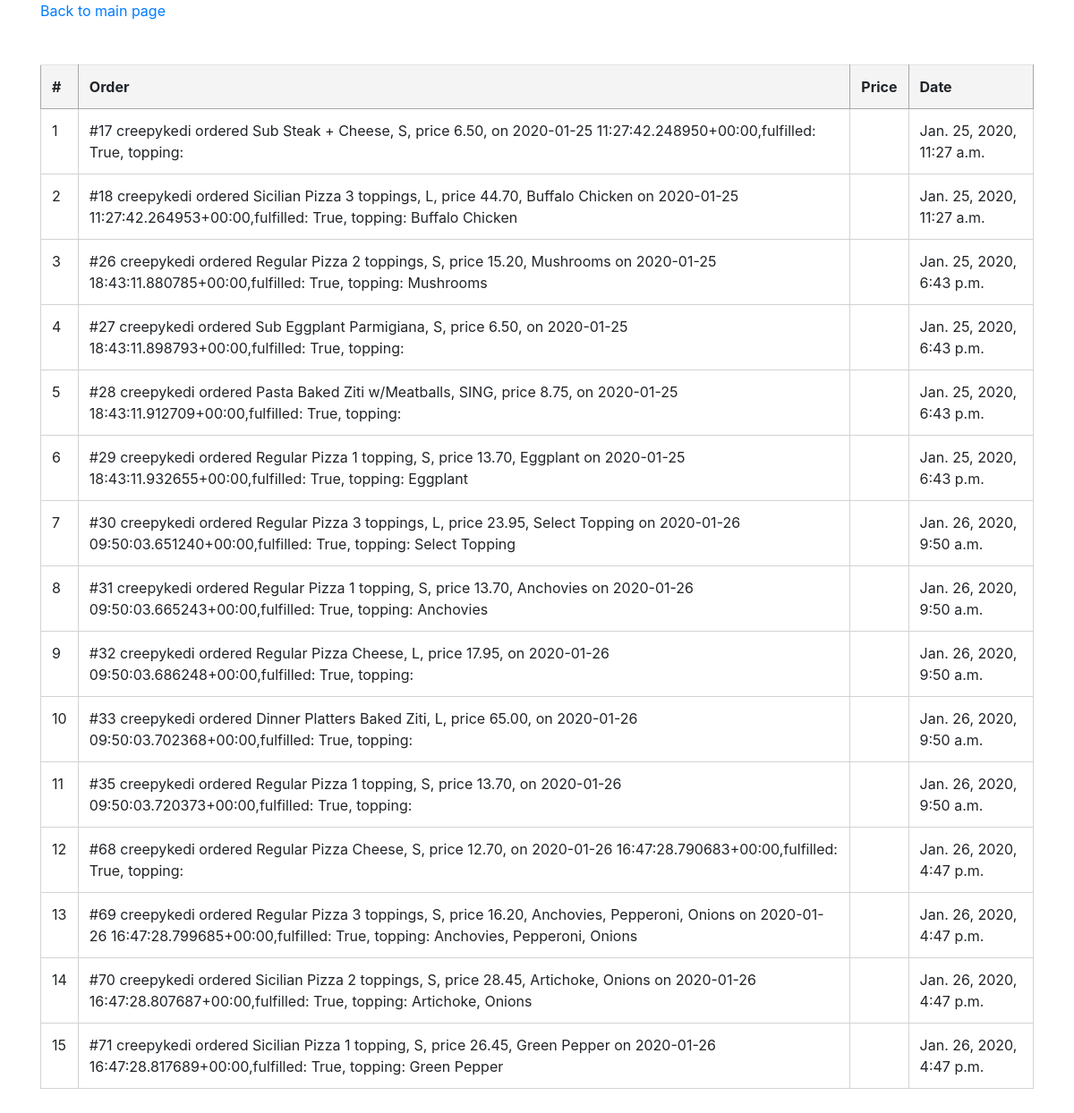
The app's page /my_orders (signed in), older data.
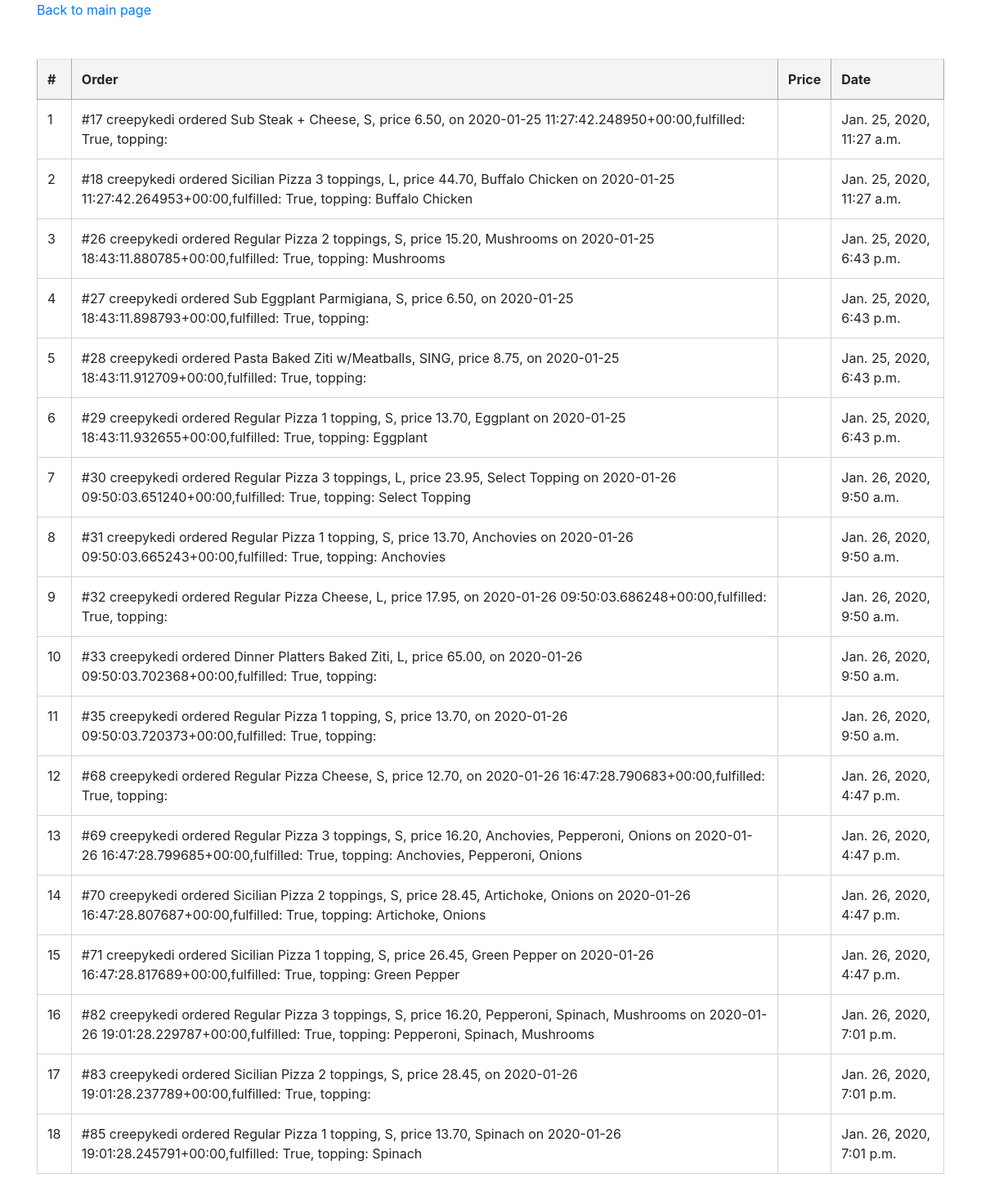
The same page, newer data.
### orders/models.py (models this page shows, shortened)
class Order(models.Model):
    choices = [
        ('Sausage', 'Sausage'),
        ('Pepperoni', 'Pepperoni'),
        ('Mushrooms', 'Mushrooms'),
        ('Onions', 'Onions'),
        ('Ham', 'Ham'),
        ('Canadian', 'Canadian Bacon'),
        ('Spinach', 'Spinach'),
        ('Tomato', 'Tomato & Basil'),
        ('Green', 'Green Pepper'),
        ('Anchovies', 'Anchovies'),
        ('Artichoke', 'Artichoke'),
        ('Buffalo', 'Buffalo Chicken'),
        ('Eggplant', 'Eggplant'),
        ('Zucchini', 'Zucchini'),
        ('Fresh', 'Fresh Garlic')
    ]
    items = models.ManyToManyField(Product)
    date_ordered = models.DateTimeField(auto_now=True)
    owner = models.ForeignKey(settings.AUTH_USER_MODEL, on_delete=models.CASCADE)
    toppingchoice = MultiSelectField(choices=choices, null=True, blank=True)
    fulfilled = models.BooleanField(default=False)
    def __str__(self):
        return f"#{self.pk} {self.owner} ordered {self.items.first()}, {self.toppingchoice} on {self.date_ordered}," \
               f"fulfilled: {self.fulfilled}, topping: {self.toppingchoice}"

class Product(models.Model):
    choices = [
        ('L', 'LARGE'),
        ('S', 'SMALL'),
        ('SING', 'SINGLE')
    ]
    price = models.DecimalField(max_digits=5, decimal_places=2, default=0)
    name = models.CharField(max_length=64, default=0)
    type = models.CharField(max_length=64, default=0)
    size = models.CharField(choices=choices, max_length=64, default=0)
    def __str__(self):
        return f"{self.name} {self.type}, {self.size}, price {self.price}"

### orders/views.py (the view)
# urls.py: path('my_orders', views.my_orders_view, name='my_orders')
@login_required()
def my_orders_view(request):
    orders = Order.objects.filter(owner=request.user.id, fulfilled=True).all()
    return render(request, 'orders/my_orders.html', {'orders': orders})

### orders/templates/orders/my_orders.html
{% extends "orders/base.html" %}
{% block body %}
    <a href="{% url "menu" %}">Back to main page</a>
    <table class="table table-hover cart">
<ol>
    <tr>
            <th>#</th><th>Order</th><th>Price</th><th>Date</th>
        </tr>
    {% for order in orders %}
        <tr>
        <td> {{ forloop.counter }}</td>
        <td> {{ order}} </td>
            <td></td>
        <td> {{ order.date_ordered }}</td>
        </tr>
    {% endfor %}
</ol>
{% endblock %}

### orders/templates/orders/base.html (shortened to what this page needs)
<!DOCTYPE html>
<html lang="en">
<head>
    <link rel="stylesheet" href="https://stackpath.bootstrapcdn.com/bootstrap/4.4.1/css/bootstrap.min.css">
    {% load static %}
        <link rel="stylesheet" type="text/css" href="{% static 'orders/css/main.css' %}">
</head>
<div class="container">
    {% block body %}
    {% endblock %}
</div>
</html>

### orders/static/orders/css/main.css (style rules this page uses)
td { border: solid 1px black; }
.cart { margin-top: 3em; margin-bottom: 3em; }
td { border-color: lightgray; }
th { border: 1px solid #a8a8a8; background-color: #f4f4f4; }

Row changes from the older to the newer data that the page shows:
added Order: id+owner+toppingchoice "#82 creepykedi ordered Regular Pizza 3 toppings, S, price 16.20, Pepperoni, Spinach, Mushrooms on 2020-01-26 19:01:28.229787+00:00,fulfilled: True, topping: Pepperoni, Spinach, Mushrooms", date_ordered "Jan. 26, 2020, 7:01 p.m."
added Order: id+owner+toppingchoice "#83 creepykedi ordered Sicilian Pizza 2 toppings, S, price 28.45, on 2020-01-26 19:01:28.237789+00:00,fulfilled: True, topping:", date_ordered "Jan. 26, 2020, 7:01 p.m."
added Order: id+owner+toppingchoice "#85 creepykedi ordered Regular Pizza 1 topping, S, price 13.70, Spinach on 2020-01-26 19:01:28.245791+00:00,fulfilled: True, topping: Spinach", date_ordered "Jan. 26, 2020, 7:01 p.m."
